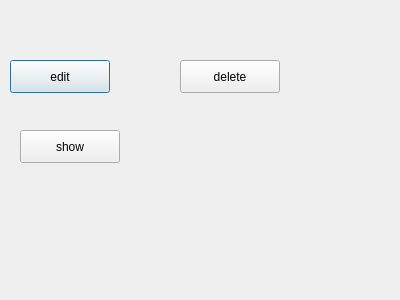
<?xml version="1.0" encoding="UTF-8"?>
<ui version="4.0">
 <class>AdminOptionsWindow</class>
 <widget class="QDialog" name="AdminOptionsWindow">
  <property name="geometry">
   <rect>
    <x>0</x>
    <y>0</y>
    <width>400</width>
    <height>300</height>
   </rect>
  </property>
  <property name="windowTitle">
   <string>Dialog</string>
  </property>
  <widget class="QPushButton" name="editButton">
   <property name="geometry">
    <rect>
     <x>10</x>
     <y>60</y>
     <width>100</width>
     <height>33</height>
    </rect>
   </property>
   <property name="text">
    <string>edit</string>
   </property>
  </widget>
  <widget class="QPushButton" name="deleteButton">
   <property name="geometry">
    <rect>
     <x>180</x>
     <y>60</y>
     <width>100</width>
     <height>33</height>
    </rect>
   </property>
   <property name="text">
    <string>delete</string>
   </property>
  </widget>
  <widget class="QPushButton" name="showButton">
   <property name="geometry">
    <rect>
     <x>20</x>
     <y>130</y>
     <width>100</width>
     <height>33</height>
    </rect>
   </property>
   <property name="text">
    <string>show</string>
   </property>
  </widget>
 </widget>
 <resources/>
 <connections/>
</ui>
